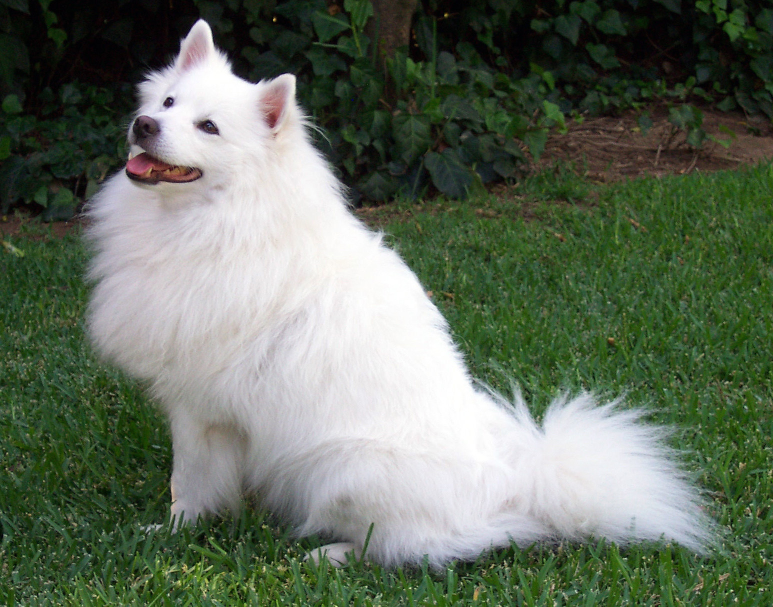
#> input picture src/0717-image-editing/extra/image.png, 1546 x 1213 px (shown at 1/2 size)
$ python solve.py
#> lines starting #> are read from the running program, lines starting #| are printed output that depends on the picture
#!/usr/bin/env python3

import string
from io import BytesIO
from PIL import Image

def group(bits):
  groups = (''.join(map(str, bits[i:i+8])) for i in range(0, len(bits), 8))
  return bytearray(int(g, 2) for g in groups)


def get_first_non_printable_index(s):
  return next((i for i, c in enumerate(s) if c not in string.printable), None)


def main():
  with Image.open('./extra/image.png') as img:
#> img is the input picture: PIL image 1546x1213 RGB; mean R, G, B 99.1, 110, 93.8
    r_b1_lsb = group([r & 1 for r in img.getdata(0)])

  with Image.open(BytesIO(r_b1_lsb)) as img:
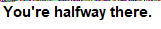
#> img: PIL image 161x29 RGB; mean R, G, B 217.9, 217, 217.5
    r_b1_lsb = group([r & 1 for r in img.getdata(0)])

  flag = ''.join(map(chr, r_b1_lsb))
  flag_end = get_first_non_printable_index(flag)
#> flag_end = 22
  flag = flag[0:flag_end]
#> flag = '1_kn3W_tH3_r3D_w4s_0ff'

  print('CTFlearn{%s}' % flag)
#| CTFlearn{1_kn3W_tH3_r3D_w4s_0ff}


if __name__ == '__main__':
  main()
